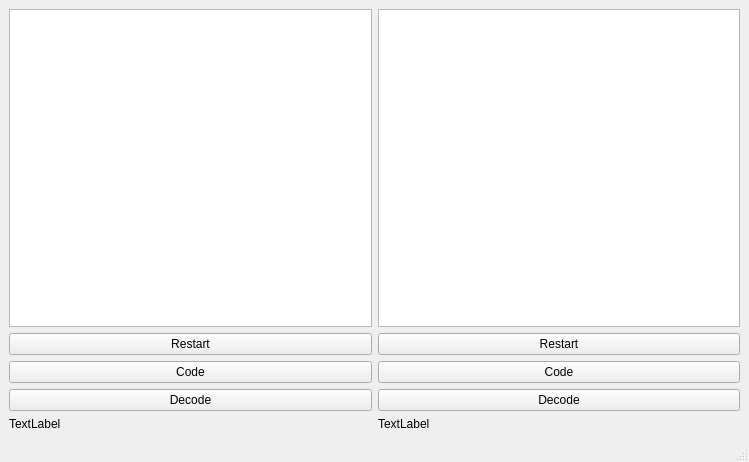
<?xml version="1.0" encoding="UTF-8"?>
<ui version="4.0">
 <class>MainWindow</class>
 <widget class="QMainWindow" name="MainWindow">
  <property name="geometry">
   <rect>
    <x>0</x>
    <y>0</y>
    <width>749</width>
    <height>462</height>
   </rect>
  </property>
  <property name="minimumSize">
   <size>
    <width>0</width>
    <height>0</height>
   </size>
  </property>
  <property name="maximumSize">
   <size>
    <width>16777215</width>
    <height>16777215</height>
   </size>
  </property>
  <property name="windowTitle">
   <string>MainWindow</string>
  </property>
  <widget class="QWidget" name="centralwidget">
   <layout class="QGridLayout" name="gridLayout">
    <item row="1" column="1">
     <widget class="QPushButton" name="Restart_B">
      <property name="text">
       <string>Restart</string>
      </property>
     </widget>
    </item>
    <item row="2" column="0">
     <widget class="QPushButton" name="Code_A">
      <property name="text">
       <string>Code</string>
      </property>
     </widget>
    </item>
    <item row="0" column="1">
     <widget class="QPlainTextEdit" name="Client_B"/>
    </item>
    <item row="1" column="0">
     <widget class="QPushButton" name="Restart_A">
      <property name="text">
       <string>Restart</string>
      </property>
     </widget>
    </item>
    <item row="4" column="1">
     <widget class="QLabel" name="label_B">
      <property name="text">
       <string>TextLabel</string>
      </property>
     </widget>
    </item>
    <item row="4" column="0">
     <widget class="QLabel" name="label_A">
      <property name="text">
       <string>TextLabel</string>
      </property>
     </widget>
    </item>
    <item row="2" column="1">
     <widget class="QPushButton" name="Code_B">
      <property name="text">
       <string>Code</string>
      </property>
     </widget>
    </item>
    <item row="0" column="0">
     <widget class="QPlainTextEdit" name="Client_A"/>
    </item>
    <item row="3" column="0">
     <widget class="QPushButton" name="Decode_A">
      <property name="text">
       <string>Decode</string>
      </property>
     </widget>
    </item>
    <item row="3" column="1">
     <widget class="QPushButton" name="Decode_B">
      <property name="text">
       <string>Decode</string>
      </property>
     </widget>
    </item>
   </layout>
  </widget>
  <widget class="QMenuBar" name="menubar">
   <property name="geometry">
    <rect>
     <x>0</x>
     <y>0</y>
     <width>749</width>
     <height>21</height>
    </rect>
   </property>
  </widget>
  <widget class="QStatusBar" name="statusbar"/>
 </widget>
 <resources/>
 <connections/>
</ui>
